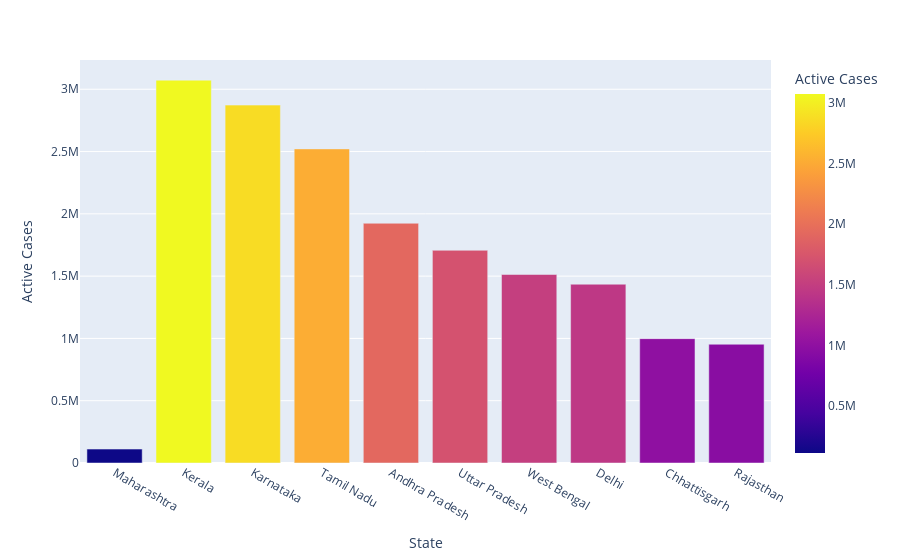

This figure's notebook cell:
### Code cell
import plotly.express as px

fig = px.bar(df, x='State', y='Active Cases',
             hover_data=['State', 'Active Cases'], color='Active Cases')
fig.show()

### Figure 1 — Plotly figure (JSON) as saved in the notebook; plotly's stock layout.template omitted (floating-point values rounded to 4 significant figures)
{"data": [{"alignmentgroup": "True", "hovertemplate": "State=%{x}<br>Active Cases=%{marker.color}<extra></extra>", "legendgroup": "", "marker": {"color": [111622, 3073134, 2872684, 2521438, 1924421, 1707446, 1513014, 1435128, 998270, 953159], "coloraxis": "coloraxis", "pattern": {"shape": ""}}, "name": "", "offsetgroup": "", "orientation": "v", "showlegend": false, "textposition": "auto", "type": "bar", "x": ["Maharashtra", "Kerala", "Karnataka", "Tamil Nadu", "Andhra Pradesh", "Uttar Pradesh", "West Bengal", "Delhi", "Chhattisgarh", "Rajasthan"], "xaxis": "x", "y": [111622, 3073134, 2872684, 2521438, 1924421, 1707446, 1513014, 1435128, 998270, 953159], "yaxis": "y"}], "layout": {"barmode": "relative", "coloraxis": {"colorbar": {"title": {"text": "Active Cases"}}, "colorscale": [[0, "#0d0887"], [0.1111, "#46039f"], [0.2222, "#7201a8"], [0.3333, "#9c179e"], [0.4444, "#bd3786"], [0.5556, "#d8576b"], [0.6667, "#ed7953"], [0.7778, "#fb9f3a"], [0.8889, "#fdca26"], [1, "#f0f921"]]}, "legend": {"tracegroupgap": 0}, "margin": {"t": 60}, "xaxis": {"anchor": "y", "domain": [0, 1], "title": {"text": "State"}}, "yaxis": {"anchor": "x", "domain": [0, 1], "title": {"text": "Active Cases"}}}}
